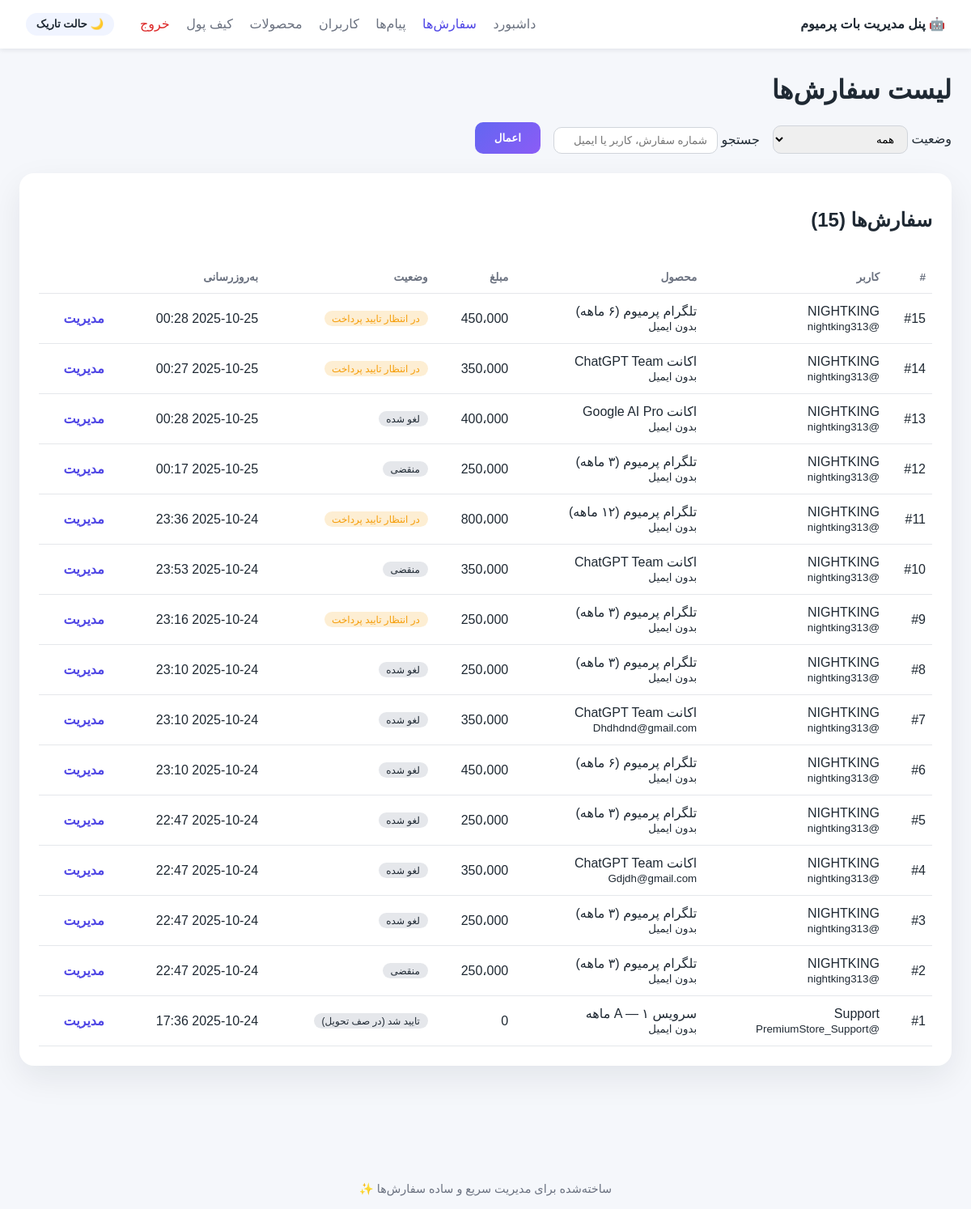
/orders (signed in), run on the app's committed database.
### tables this page shows
CREATE TABLE orders (
            id INTEGER PRIMARY KEY AUTOINCREMENT,
            user_id INTEGER,
            username TEXT,
            first_name TEXT,
            plan_id TEXT,
            plan_title TEXT,
            price TEXT,
            receipt_file_id TEXT,
            receipt_text TEXT,
            status TEXT,
            created_at TEXT,
            updated_at TEXT
        , service_category TEXT, service_code TEXT, account_mode TEXT, customer_email TEXT, customer_secret_encrypted TEXT, amount_total INTEGER, currency TEXT, payment_type TEXT, wallet_used_amount INTEGER DEFAULT 0, wallet_reserved_amount INTEGER DEFAULT 0, await_deadline TEXT, notes TEXT);

### app/webadmin/server.py (the view)
    @app.get("/orders")
    async def orders_page(
        request: Request,
        user: str = Depends(_login_required),
        status_filter: str = Query("all", alias="status"),
        q: str = Query("", alias="q"),
        page: int = Query(1, ge=1),
    ):
        per_page = 20
        total = count_orders(status=status_filter, search=q or None)
        pages = max((total + per_page - 1) // per_page, 1)
        page = min(page, pages)
        offset = (page - 1) * per_page
        items = list_orders(status=status_filter, search=q or None, limit=per_page, offset=offset)
        return _render(
            request,
            "orders.html",
            {
                "title": "مدیریت سفارش‌ها",
                "orders": items,
                "total": total,
                "page": page,
                "pages": pages,
                "status_filter": status_filter,
                "query": q,
                "format_amount": _format_amount,
                "format_datetime": _format_datetime,
                "nav": "orders",
            },
        )

### app/webadmin/templates/orders.html (shortened to what this page needs)
{% extends 'base.html' %}
{% block content %}
<h1>لیست سفارش‌ها</h1>
<form class="filters" method="get">
    <label>وضعیت
        <select name="status">
            <option value="all" {{ 'selected' if status_filter == 'all' else '' }}>همه</option>
        </select>
    </label>
    <label>جستجو
        <input type="text" name="q" value="{{ query or '' }}" placeholder="شماره سفارش، کاربر یا ایمیل">
    </label>
    <button type="submit" class="btn-primary">اعمال</button>
</form>
<section class="panel">
    <header>
        <h2>سفارش‌ها ({{ total }})</h2>
    </header>
    <table>
        <thead>
            <tr>
                <th>#</th>
                <th>کاربر</th>
                <th>محصول</th>
                <th>مبلغ</th>
                <th>وضعیت</th>
                <th>به‌روزرسانی</th>
                <th></th>
            </tr>
        </thead>
        <tbody>
            {% for order in orders %}
            <tr>
                <td>#{{ order.id }}</td>
                <td>
                    <div>{{ order.first_name or '—' }}</div>
                    <small>@{{ order.username or '—' }}</small>
                </td>
                <td>
                    <div>{{ order.plan_title or order.service_code or '—' }}</div>
                    <small>{{ order.customer_email or 'بدون ایمیل' }}</small>
                </td>
                <td>{{ format_amount(order.amount_total or order.price) }}</td>
                <td><span class="badge {{ order.status|lower }}">{{ order_status_labels.get(order.status, order.status) }}</span></td>
                <td>{{ format_datetime(order.updated_at or order.created_at) }}</td>
                <td><a class="link" href="{{ url_for('order_detail', order_id=order.id) }}">مدیریت</a></td>
            </tr>
            {% else %}
            <tr><td colspan="7" class="empty">نتیجه‌ای یافت نشد.</td></tr>
            {% endfor %}
        </tbody>
    </table>
</section>
{% endblock %}

### app/webadmin/templates/base.html (shortened to what this page needs)
<!DOCTYPE html>
<html lang="fa" dir="rtl">
<head>
    <link rel="stylesheet" href="{{ url_for('static', path='/styles.css') }}">
</head>
<body data-theme="{{ theme }}">
<header class="topbar">
    <div class="brand">🤖 پنل مدیریت بات پرمیوم</div>
    {% if request.session.get('auth_user') %}
    <div class="topbar-actions">
        <nav>
            <a href="{{ url_for('dashboard') }}" class="{{ 'active' if nav == 'dashboard' else '' }}">داشبورد</a>
            <a href="{{ url_for('orders_page') }}" class="{{ 'active' if nav == 'orders' else '' }}">سفارش‌ها</a>
            <a href="{{ url_for('messages') }}" class="{{ 'active' if nav == 'messages' else '' }}">پیام‌ها</a>
            <a href="{{ url_for('users_page') }}" class="{{ 'active' if nav == 'users' else '' }}">کاربران</a>
            <a href="{{ url_for('products_page') }}" class="{{ 'active' if nav == 'products' else '' }}">محصولات</a>
            <a href="{{ url_for('wallet_page') }}" class="{{ 'active' if nav == 'wallet' else '' }}">کیف پول</a>
            <a href="{{ url_for('logout') }}" class="logout">خروج</a>
        </nav>
        <form method="post" action="{{ url_for('toggle_theme') }}" class="theme-toggle">
            <button type="submit">{{ '☀️ حالت روشن' if theme == 'dark' else '🌙 حالت تاریک' }}</button>
        </form>
    </div>
    {% endif %}
</header>
<main class="container">
    {% block content %}{% endblock %}
</main>
<footer class="footer">ساخته‌شده برای مدیریت سریع و ساده سفارش‌ها ✨</footer>
</body>
</html>

### app/webadmin/static/styles.css (style rules this page uses)
:root { color-scheme: light dark; --bg: #f5f7fb; --surface: #ffffff; --surface-alt: #f0f4ff; --text: #1f2933; --muted: #6b7280; --accent: #4f46e5; --success: #16a34a; --warning: #f59e0b; --danger: #dc2626; font-family: "Vazirmatn", "IRANSans", "Tahoma", sans-serif; }
body { margin: 0; background: var(--bg); color: var(--text); }
.topbar { display: flex; align-items: center; justify-content: space-between; padding: 1rem 2rem; background: var(--surface); box-shadow: 0 2px 6px rgba(15, 23, 42, 0.08); }
.topbar-actions { display: flex; align-items: center; gap: 1rem; }
.topbar .brand { font-weight: 700; }
.topbar nav a { margin-left: 1rem; text-decoration: none; color: var(--muted); font-weight: 500; }
.topbar nav a.active { color: var(--accent); }
.topbar nav a.logout { color: var(--danger); }
.theme-toggle button { background: var(--surface-alt); border: none; padding: 0.4rem 0.8rem; border-radius: 999px; color: var(--text); font-weight: 600; cursor: pointer; }
.container { max-width: 1200px; margin: 2rem auto; padding: 0 1.5rem 4rem; }
.footer { text-align: center; padding: 1rem; color: var(--muted); font-size: 0.9rem; }
.btn-primary { background: linear-gradient(135deg, #6366f1, #8b5cf6); color: white; border: none; padding: 0.75rem 1.5rem; border-radius: 10px; cursor: pointer; font-weight: 600; }
.panel { background: var(--surface); border-radius: 18px; box-shadow: 0 15px 40px rgba(15, 23, 42, 0.08); padding: 1.5rem; margin-bottom: 2rem; }
.panel header { display: flex; align-items: center; justify-content: space-between; margin-bottom: 1rem; }
.table, table { width: 100%; border-collapse: collapse; }
table th, table td { padding: 0.75rem 0.5rem; border-bottom: 1px solid #e5e7eb; text-align: right; }
table th { color: var(--muted); font-size: 0.85rem; font-weight: 600; }
table td a.link { color: var(--accent); text-decoration: none; font-weight: 600; }
.badge { display: inline-block; padding: 0.15rem 0.6rem; border-radius: 999px; font-size: 0.75rem; background: #e5e7eb; color: #1f2933; }
.badge.pending_confirm { background: rgba(245, 158, 11, 0.18); color: var(--warning); }
.filters { display: flex; gap: 1rem; align-items: flex-end; flex-wrap: wrap; margin-bottom: 1.5rem; }
.filters input, .filters select { padding: 0.5rem 0.75rem; border-radius: 10px; border: 1px solid #d1d5db; }

### data on the page
orders: id "15", first_name "NIGHTKING", username "nightking313", plan_title "تلگرام پرمیوم (۶ ماهه)", customer_email "بدون ایمیل", amount_total "450،000", get "در انتظار تایید پرداخت", updated_at "2025-10-25 00:28"
orders: id "14", first_name "NIGHTKING", username "nightking313", plan_title "اکانت ChatGPT Team", customer_email "بدون ایمیل", amount_total "350،000", get "در انتظار تایید پرداخت", updated_at "2025-10-25 00:27"
orders: id "13", first_name "NIGHTKING", username "nightking313", plan_title "اکانت Google AI Pro", customer_email "بدون ایمیل", amount_total "400،000", get "لغو شده", updated_at "2025-10-25 00:28"
orders: id "12", first_name "NIGHTKING", username "nightking313", plan_title "تلگرام پرمیوم (۳ ماهه)", customer_email "بدون ایمیل", amount_total "250،000", get "منقضی", updated_at "2025-10-25 00:17"
orders: id "11", first_name "NIGHTKING", username "nightking313", plan_title "تلگرام پرمیوم (۱۲ ماهه)", customer_email "بدون ایمیل", amount_total "800،000", get "در انتظار تایید پرداخت", updated_at "2025-10-24 23:36"
orders: id "10", first_name "NIGHTKING", username "nightking313", plan_title "اکانت ChatGPT Team", customer_email "بدون ایمیل", amount_total "350،000", get "منقضی", updated_at "2025-10-24 23:53"
orders: id "9", first_name "NIGHTKING", username "nightking313", plan_title "تلگرام پرمیوم (۳ ماهه)", customer_email "بدون ایمیل", amount_total "250،000", get "در انتظار تایید پرداخت", updated_at "2025-10-24 23:16"
orders: id "8", first_name "NIGHTKING", username "nightking313", plan_title "تلگرام پرمیوم (۳ ماهه)", customer_email "بدون ایمیل", amount_total "250،000", get "لغو شده", updated_at "2025-10-24 23:10"
orders: id "7", first_name "NIGHTKING", username "nightking313", plan_title "اکانت ChatGPT Team", customer_email "Dhdhdnd@gmail.com", amount_total "350،000", get "لغو شده", updated_at "2025-10-24 23:10"
orders: id "6", first_name "NIGHTKING", username "nightking313", plan_title "تلگرام پرمیوم (۶ ماهه)", customer_email "بدون ایمیل", amount_total "450،000", get "لغو شده", updated_at "2025-10-24 23:10"
orders: id "5", first_name "NIGHTKING", username "nightking313", plan_title "تلگرام پرمیوم (۳ ماهه)", customer_email "بدون ایمیل", amount_total "250،000", get "لغو شده", updated_at "2025-10-24 22:47"
orders: id "4", first_name "NIGHTKING", username "nightking313", plan_title "اکانت ChatGPT Team", customer_email "Gdjdh@gmail.com", amount_total "350،000", get "لغو شده", updated_at "2025-10-24 22:47"
orders: id "3", first_name "NIGHTKING", username "nightking313", plan_title "تلگرام پرمیوم (۳ ماهه)", customer_email "بدون ایمیل", amount_total "250،000", get "لغو شده", updated_at "2025-10-24 22:47"
orders: id "2", first_name "NIGHTKING", username "nightking313", plan_title "تلگرام پرمیوم (۳ ماهه)", customer_email "بدون ایمیل", amount_total "250،000", get "منقضی", updated_at "2025-10-24 22:47"
orders: id "1", first_name "Support", username "PremiumStore_Support", plan_title "سرویس A — ۱ ماهه", customer_email "بدون ایمیل", price "0", get "تایید شد (در صف تحویل)", updated_at "2025-10-24 17:36"

### other printed values
{{ '☀️ حالت روشن' if theme == 'dark' else '🌙 حالت تاریک' }} "🌙 حالت تاریک"
{{ total }} "15"
